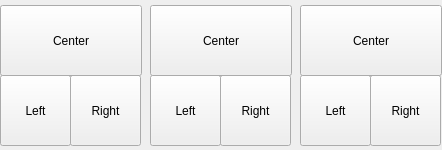
<?xml version="1.0" encoding="UTF-8"?>
<ui version="4.0">
 <class>Furifuri</class>
 <widget class="QWidget" name="Furifuri">
  <property name="geometry">
   <rect>
    <x>0</x>
    <y>0</y>
    <width>442</width>
    <height>150</height>
   </rect>
  </property>
  <property name="windowTitle">
   <string>Furifuri</string>
  </property>
  <widget class="QPushButton" name="btn1">
   <property name="geometry">
    <rect>
     <x>0</x>
     <y>75</y>
     <width>71</width>
     <height>71</height>
    </rect>
   </property>
   <property name="text">
    <string>Left</string>
   </property>
  </widget>
  <widget class="QPushButton" name="btn2">
   <property name="geometry">
    <rect>
     <x>70</x>
     <y>75</y>
     <width>71</width>
     <height>71</height>
    </rect>
   </property>
   <property name="text">
    <string>Right</string>
   </property>
  </widget>
  <widget class="QPushButton" name="btn3">
   <property name="geometry">
    <rect>
     <x>0</x>
     <y>5</y>
     <width>142</width>
     <height>71</height>
    </rect>
   </property>
   <property name="text">
    <string>Center</string>
   </property>
  </widget>
  <widget class="QPushButton" name="btn4">
   <property name="geometry">
    <rect>
     <x>150</x>
     <y>75</y>
     <width>71</width>
     <height>71</height>
    </rect>
   </property>
   <property name="text">
    <string>Left</string>
   </property>
  </widget>
  <widget class="QPushButton" name="btn5">
   <property name="geometry">
    <rect>
     <x>220</x>
     <y>75</y>
     <width>71</width>
     <height>71</height>
    </rect>
   </property>
   <property name="text">
    <string>Right</string>
   </property>
  </widget>
  <widget class="QPushButton" name="btn6">
   <property name="geometry">
    <rect>
     <x>150</x>
     <y>5</y>
     <width>142</width>
     <height>71</height>
    </rect>
   </property>
   <property name="text">
    <string>Center</string>
   </property>
  </widget>
  <widget class="QPushButton" name="btn7">
   <property name="geometry">
    <rect>
     <x>300</x>
     <y>75</y>
     <width>71</width>
     <height>71</height>
    </rect>
   </property>
   <property name="text">
    <string>Left</string>
   </property>
  </widget>
  <widget class="QPushButton" name="btn8">
   <property name="geometry">
    <rect>
     <x>370</x>
     <y>75</y>
     <width>71</width>
     <height>71</height>
    </rect>
   </property>
   <property name="text">
    <string>Right</string>
   </property>
  </widget>
  <widget class="QPushButton" name="btn9">
   <property name="geometry">
    <rect>
     <x>300</x>
     <y>5</y>
     <width>142</width>
     <height>71</height>
    </rect>
   </property>
   <property name="text">
    <string>Center</string>
   </property>
  </widget>
 </widget>
 <resources/>
 <connections/>
</ui>
